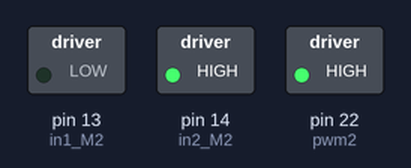
A sketch run on a simulated Arduino Mega 2560, built with avr-gcc and run on an emulated ATmega2560. Parts: switched loads named in the sketch (green lamp = pin HIGH).

Above: at 0.1 s.
Timing chart, 0 to 1.6 s (numbered marks = the images above):
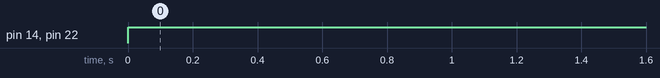

The sketch:

testing_motor.ino
```cpp
// kiri belakang
const int pwm2 = 22;
const int in1_M2 = 13;
const int in2_M2 = 14;

// // kanan belakang
// const int pwm1 = 19;
// const int in1_M1 = 5;
// const int in2_M1 = 23;

// // kanan depan
// const int pwm4 = 22;
// const int in1_M4 = 14;
// const int in2_M4 = 13;

// // kiri depan
// const int pwm3 = 22;
// const int in1_M3 = 21;
// const int in2_M3 = 15;


void setup() {
  Serial.begin(115200);
  // pinMode(pwm1, OUTPUT);
  // pinMode(in1_M1, OUTPUT);
  // pinMode(in2_M1, OUTPUT);

  pinMode(pwm2, OUTPUT);
  pinMode(in1_M2, OUTPUT);
  pinMode(in2_M2, OUTPUT);

  // // pinMode(pwm3, OUTPUT);
  // // pinMode(in1_M3, OUTPUT);
  // // pinMode(in2_M3, OUTPUT);

  // pinMode(pwm4, OUTPUT);
  // pinMode(in1_M4, OUTPUT);
  // pinMode(in2_M4, OUTPUT);
}

void loop() {
  // analogWrite(pwm1, 255);
  analogWrite(pwm2, 255);
  // analogWrite(pwm3, 255);
  // analogWrite(pwm4, 255);

  // digitalWrite(in1_M1, LOW);
  // digitalWrite(in2_M1, HIGH);

  digitalWrite(in1_M2, LOW);
  digitalWrite(in2_M2, HIGH);

  // // digitalWrite(in1_M3, LOW);
  // // digitalWrite(in2_M3, HIGH);

  // digitalWrite(in1_M4, LOW);
  // digitalWrite(in2_M4, HIGH);

  // delay(1000);
  // maju
  // digitalWrite(in1_M1, HIGH);
  // digitalWrite(in2_M1, LOW);

  // digitalWrite(in1_M2, HIGH);
  // digitalWrite(in2_M2, LOW);

  // digitalWrite(in1_M3, HIGH);
  // digitalWrite(in2_M3, LOW);

  // digitalWrite(in1_M4, HIGH);
  // digitalWrite(in2_M4, LOW);
  // delay(1000);

}
```

Measured:
- by itself, pin 14 (in2_M2), pin 22 (pwm2): LOW → HIGH at 0.00 s
